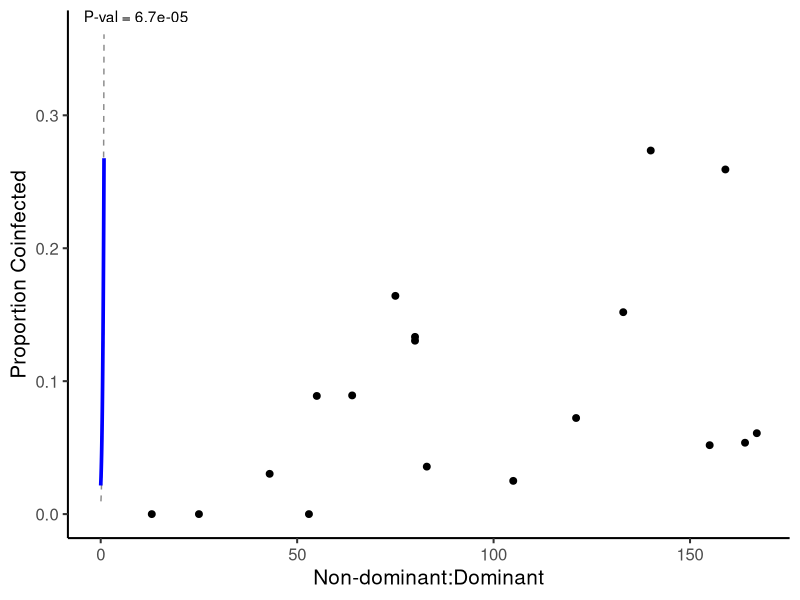
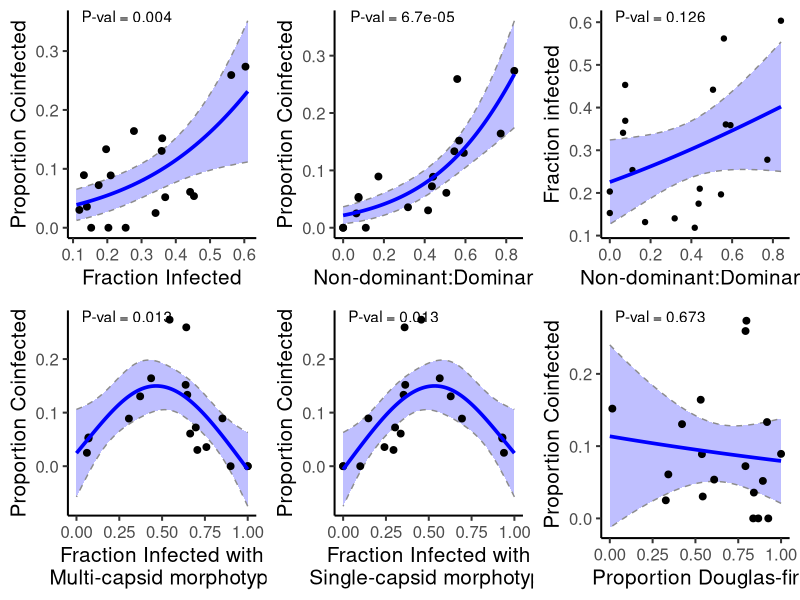
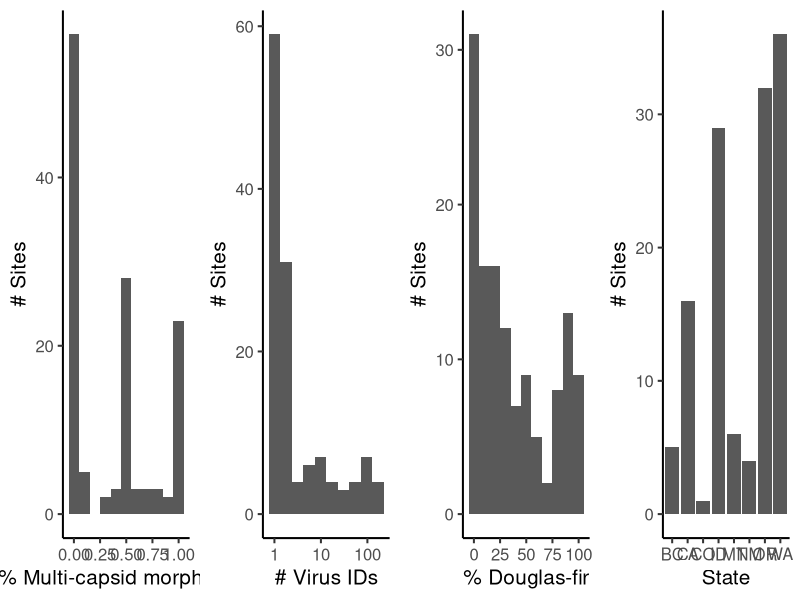
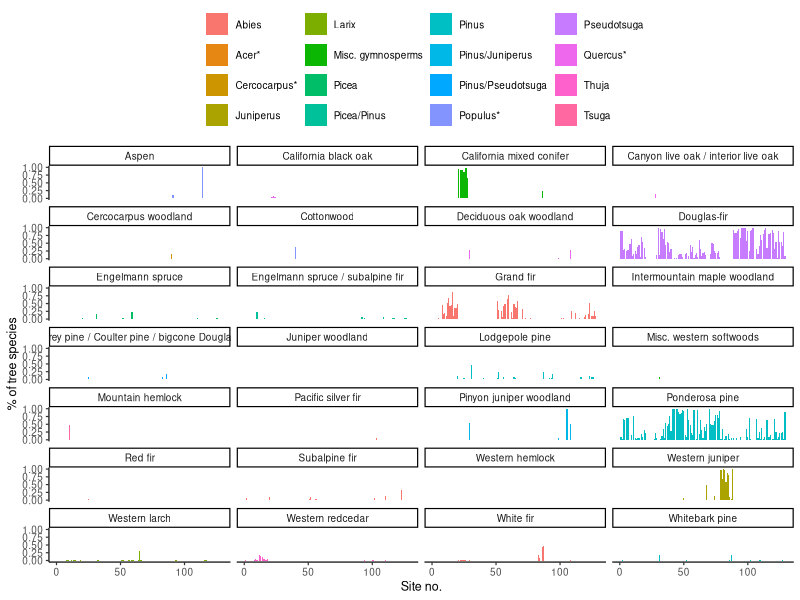
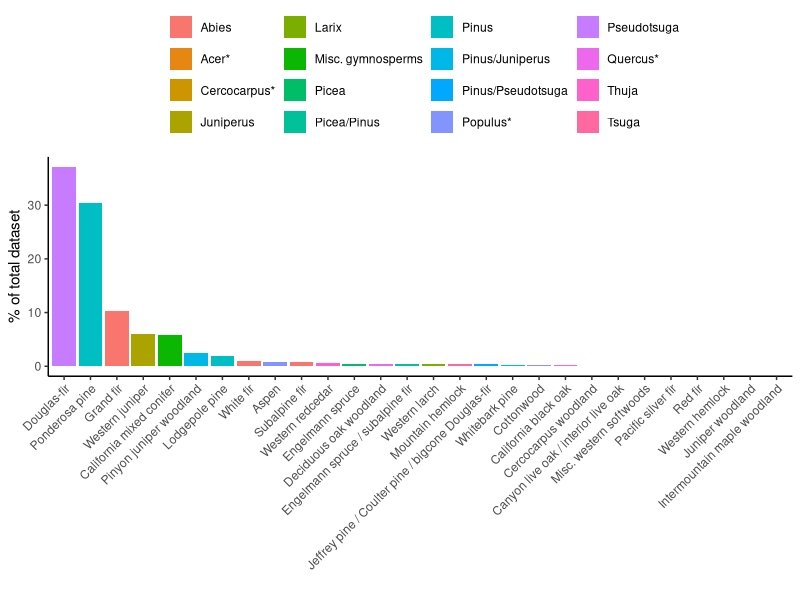

Recreate these plots in R, in order.
library(tidyverse)
library(gridExtra)
library(mgcv)

site_inf <- read_csv("MorphotypeFrequency/data/site_infection_data_2019-2020.csv")
ll_data <- read_csv("MorphotypeFrequency/data/literature_dist_data.csv")
pd_data <- read_csv("MorphotypeFrequency/data/forest_composition_wide.csv")
tree_sp <- read_csv("MorphotypeFrequency/tree_polygons/tree_sp_df.csv")

# calculating the infection totals for all the natural sites that weren't included in biopesticide spray projects
site_inf_totals <- site_inf %>% filter(sprayed == FALSE) %>% group_by(state,latitude,longitude,site,year) %>%
  summarize(sum_MNPV = sum(MNPV,na.rm=TRUE), sum_SNPV = sum(SNPV,na.rm=TRUE),
            coinf = sum(coinfections,na.rm=TRUE),sum_total = sum(infected),
            sum_insect = sum(total),
            sum_infected = sum(infected)) %>% rename(MNPV = sum_MNPV,SNPV = sum_SNPV, Site = site) %>%
  mutate(total_iso = MNPV + SNPV,
         total_known = MNPV + SNPV - coinf,
         pSNPV = SNPV/total_iso,
         pMNPV = MNPV/total_iso,
         p_coinf = coinf/total_known) %>% 
  mutate(frac_inf = sum_infected/sum_insect,
         dom = max(pMNPV,pSNPV), ndom = min(pMNPV,pSNPV)) %>% mutate(rat = ndom/dom)

site_inf_totals %>% ungroup() %>% summarize(sum_coinf = sum(coinf),
                                            sum_tk = sum(total_known),
                                            sum_iso = sum(total_iso),
                                            sum_MNPV = sum(MNPV),
                                            sum_SNPV = sum(SNPV))

ll_small <- pd_data %>% rename(Douglas_fir = `Douglas-fir`, Site = site) %>% select(Site,Douglas_fir)
# analysing coinfections

site_inf_totals2 <- merge(site_inf_totals,ll_small)

crit <- 1.96

mod1 <- glm(p_coinf ~ rat, data = site_inf_totals2, family = 'quasibinomial')

x1 <- seq(0,0.84,0.01)
pred1 <- predict.glm(mod1, newdata = data.frame(rat = x1), type = 'response', se.fit = TRUE)
df1 <- data.frame(rat = x1, y = pred1$fit, se = pred1$se.fit)
df1 <- df1 %>% mutate(upper = y + 1.96*se,
                     lower = y - 1.96*se)
p1 <- summary(mod1)$coefficients[2,4]

site_inf_totals2 %>% ungroup() %>% filter(sum_infected >0) %>% 
  ggplot() +
  geom_ribbon(data = df1, aes(x = rat, ymin = lower, ymax = upper),
              fill = 'blue', alpha = 0.25, linetype = 'dashed', color = 'grey55')+
  geom_point(aes(x = sum_total,y = p_coinf), size = 2) + theme_classic(base_size = 15) + 
  xlab("Non-dominant:Dominant") + ylab("Proportion Coinfected") +
  geom_line(data = df1, aes(x = rat, y = y), color = 'blue', size = 1.25)     + 
  annotate(geom = 'text', x = -Inf, y = Inf, label =  paste0("P-val = ", round(p1,6)), hjust = -0.15, vjust = 1)

plt1 <- site_inf_totals2 %>% ungroup() %>% filter(sum_infected >0) %>% 
  ggplot() +
  geom_ribbon(data = df1, aes(x = rat, ymin = lower, ymax = upper),
              fill = 'blue', alpha = 0.25, linetype = 'dashed', color = 'grey55')+
  geom_point(aes(x = rat,y = p_coinf), size = 2) + theme_classic(base_size = 15) + 
  xlab("Non-dominant:Dominant") + ylab("Proportion Coinfected") +
  geom_line(data = df1, aes(x = rat, y = y), color = 'blue', size = 1.25)     + 
  annotate(geom = 'text', x = -Inf, y = Inf, label =  paste0("P-val = ", round(p1,6)), hjust = -0.15, vjust = 1)

mod2 <- glm(p_coinf ~ frac_inf, data = site_inf_totals, family = 'quasibinomial')

x2 <- seq(0.11,0.61,0.01)
pred2 <- predict.glm(mod2, newdata = data.frame(frac_inf = x2), type = 'response', se.fit = TRUE)
df2 <- data.frame(frac_inf = x2, y = pred2$fit, se = pred2$se.fit)
df2 <- df2 %>% mutate(upper = y + 1.96*se,
                      lower = y - 1.96*se)
p2 <- summary(mod2)$coefficients[2,4]

plt2 <- site_inf_totals2 %>% ungroup() %>% filter(sum_infected >0) %>% 
  ggplot() +
  geom_ribbon(data = df2, aes(x = frac_inf, ymin = lower, ymax = upper),
              fill = 'blue', alpha = 0.25, linetype = 'dashed', color = 'grey55')+
  geom_point(aes(x = frac_inf,y = p_coinf), size = 2) + theme_classic(base_size = 15) + 
  xlab("Fraction Infected") + ylab("Proportion Coinfected") +
  geom_line(data = df2, aes(x = frac_inf, y = y), color = 'blue', size = 1.25)    + 
  annotate(geom = 'text', x = -Inf, y = Inf, label =  paste0("P-val = ", round(p2,3)), hjust = -0.15, vjust = 1)

mod3 <- gam(p_coinf ~ s(pMNPV, k = 4), data = site_inf_totals)

x3 <- seq(0,1,0.01)
pred3 <- predict.gam(mod3, newdata = data.frame(pMNPV = x3), type = 'response', se.fit = TRUE)
df3 <- data.frame(pMNPV = x3, y = pred3$fit, se = pred3$se.fit)
df3 <- df3 %>% mutate(upper = y + 1.96*se,
                      lower = y - 1.96*se)
p3 <- summary(mod3)$s.table[,4]

plt3 <- site_inf_totals2 %>% ungroup() %>% filter(sum_infected >0) %>% 
  ggplot() +
  geom_ribbon(data = df3, aes(x = pMNPV, ymin = lower, ymax = upper),
              fill = 'blue', alpha = 0.25, linetype = 'dashed', color = 'grey55')+
  geom_point(aes(x = pMNPV,y = p_coinf), size = 2) + theme_classic(base_size = 15) + 
  xlab("Fraction Infected with\n Multi-capsid morphotype") + ylab("Proportion Coinfected") +
  geom_line(data = df3, aes(x = pMNPV, y = y), color = 'blue', size = 1.25)   + 
  annotate(geom = 'text', x = -Inf, y = Inf, label =  paste0("P-val = ", round(p3,3)), hjust = -0.15, vjust = 1)

mod4 <- gam(p_coinf ~ s(pSNPV, k = 4), data = site_inf_totals)

x4 <- seq(0,1,0.01)
pred4 <- predict.gam(mod4, newdata = data.frame(pSNPV = x4), type = 'response', se.fit = TRUE)
df4 <- data.frame(pSNPV = x4, y = pred4$fit, se = pred4$se.fit)
df4 <- df4 %>% mutate(upper = y + 1.96*se,
                      lower = y - 1.96*se)
p4 <- summary(mod4)$s.table[,4]

plt4 <- site_inf_totals2 %>% ungroup() %>% filter(sum_infected >0) %>% 
  ggplot() +
  geom_ribbon(data = df4, aes(x = pSNPV, ymin = lower, ymax = upper),
              fill = 'blue', alpha = 0.25, linetype = 'dashed', color = 'grey55')+
  geom_point(aes(x = pSNPV,y = p_coinf), size = 2) + theme_classic(base_size = 15) + 
  xlab("Fraction Infected with\n Single-capsid morphotype") + ylab("Proportion Coinfected") +
  geom_line(data = df4, aes(x = pSNPV, y = y), color = 'blue', size = 1.25)    + 
  annotate(geom = 'text', x = -Inf, y = Inf, label =  paste0("P-val = ", round(p4,3)), hjust = -0.15, vjust = 1)

mod5 <- glm(frac_inf ~ rat, data = site_inf_totals2, family = 'quasibinomial')

x5 <- seq(0,0.84,0.01)
pred5 <- predict.glm(mod5, newdata = data.frame(rat = x5), type = 'response', se.fit = TRUE)
df5 <- data.frame(rat = x5, y = pred5$fit, se = pred5$se.fit)
df5 <- df5 %>% mutate(upper = y + 1.96*se,
                      lower = y - 1.96*se)

p5 <- summary(mod5)$coefficients[2,4]

plt5 <- site_inf_totals2 %>% ungroup() %>% filter(sum_infected >0) %>% 
  ggplot() +
  geom_ribbon(data = df5, aes(x = rat, ymin = lower, ymax = upper),
              fill = 'blue', alpha = 0.25, linetype = 'dashed', color = 'grey55')+
  geom_point(aes(y = frac_inf,x = rat)) + theme_classic(base_size = 15) + 
  ylab("Fraction infected") + xlab("Non-dominant:Dominant") +
  geom_line(data = df5, aes(x = rat, y = y), color = 'blue', size = 1.25)   + 
  annotate(geom = 'text', x = -Inf, y = Inf, label =  paste0("P-val = ", round(p5,3)), hjust = -0.15, vjust = 1)

mod6 <- glm(p_coinf ~ Douglas_fir, data = site_inf_totals2, family = 'quasibinomial')

x6 <- seq(0,1,0.01)
pred6 <- predict.glm(mod6, newdata = data.frame(Douglas_fir = x6), type = 'response', se.fit = TRUE)
df6 <- data.frame(Douglas_fir = x6, y = pred6$fit, se = pred6$se.fit)
df6 <- df6 %>% mutate(upper = y + 1.96*se,
                      lower = y - 1.96*se)

p6 <- summary(mod6)$coefficients[2,4]

plt6 <- site_inf_totals2 %>% ungroup() %>% filter(sum_infected >0) %>% 
  ggplot() +
  geom_ribbon(data = df6, aes(x = Douglas_fir, ymin = lower, ymax = upper),
              fill = 'blue', alpha = 0.25, linetype = 'dashed', color = 'grey55')+
  geom_point(aes(x = Douglas_fir,y = p_coinf), size = 2) + theme_classic(base_size = 15) + 
  xlab("Proportion Douglas-fir") + ylab("Proportion Coinfected") +
  geom_line(data = df6, aes(x = Douglas_fir, y = y), color = 'blue', size = 1.25) + 
  annotate(geom = 'text', x = -Inf, y = Inf, label =  paste0("P-val = ", round(p6,3)), hjust = -0.15, vjust = 1)


pdf("morphotype_dist/figures/prop_coinf_ratio.pdf",height = 8, width = 12)
grid.arrange(plt2, plt1,plt5, plt3,plt4, plt6,nrow=2)
dev.off()

site_summary <- site_inf_totals %>% filter(total_iso >0) %>% arrange(Site) %>%
  select(Site,MNPV,SNPV,total_iso,state,latitude,longitude) %>% 
  rename(site = Site, total = total_iso) %>% mutate(elevation = NA, source = 'Dwyer Lab PCR Collections')
site_summary$site_no <- 111:128

ll_data <- rbind(ll_data,site_summary)

write_csv(ll_data, "MorphotypeFrequency/data/morphotye_distribution_data.csv")

head(ll_data)
head(pd_data)

pd_data2 <- pd_data %>% rename(Douglas_fir = `Douglas-fir`) %>% select(site,Douglas_fir)

ll_data2 <- merge(ll_data,pd_data2, all = TRUE)

site1 <- ll_data2 %>% ggplot() + aes(x = MNPV/(SNPV + MNPV)) + geom_histogram(bins = 11) + theme_classic(base_size = 15) + 
  xlab("% Multi-capsid morphotype") + ylab("# Sites")

site2 <- ll_data2 %>% ggplot() + aes(x = SNPV + MNPV) + geom_histogram(bins = 10) + theme_classic(base_size = 15) + 
  xlab("# Virus IDs") + ylab("# Sites") + 
  scale_x_log10()

site3 <- ll_data2 %>% ggplot() + aes(x = Douglas_fir*100) + geom_histogram(bins = 11) + theme_classic(base_size = 15) + 
  xlab("% Douglas-fir") + ylab("# Sites")

site4 <- ll_data2 %>% ggplot() + aes(x = state) + geom_bar() + theme_classic(base_size = 15) + 
  xlab("State") + ylab("# Sites")

pdf("MorphotypeFrequency/figures/site_info.pdf", height = 5, width = 15)
grid.arrange(site1,site2,site3,site4,nrow = 1)
dev.off()

pd_long <- pd_data %>% pivot_longer(colnames(pd_data)[11:38])

pd_long <- merge(pd_long,tree_sp)

pdf("MorphotypeFrequency/figures/dist_tree_sp_by_sp.pdf",height = 10, width = 10)
pd_long %>% ggplot() + aes(x = site_no, y = value, fill = genus) + geom_bar(stat = 'identity', position = 'stack') + 
  theme_classic(base_size = 9) + 
  facet_wrap(~name,nrow = 7) + 
  theme(legend.position = 'top') + 
  scale_fill_discrete("") + 
  ylab("% of tree species") + xlab("Site no.")
dev.off()

prop_dataset <- pd_long %>% group_by(name,genus) %>% summarize(mean_p = mean(value)) %>% arrange(desc(mean_p))

prop_dataset <- prop_dataset %>% 
  arrange(desc(mean_p))

prop_dataset$name <- factor(prop_dataset$name, levels = prop_dataset$name)

pdf("MorphotypeFrequency/figures/tree_prop.pdf")
prop_dataset %>% ggplot() + aes(x = name, y = mean_p*100, fill = genus) + geom_bar(stat = 'identity') + 
  theme_classic() +
  scale_x_discrete(guide = guide_axis(angle = 45)) +
  ylab("% of total dataset") + xlab("") + 
  theme(legend.position = 'top') +
  scale_fill_discrete("")
dev.off()
